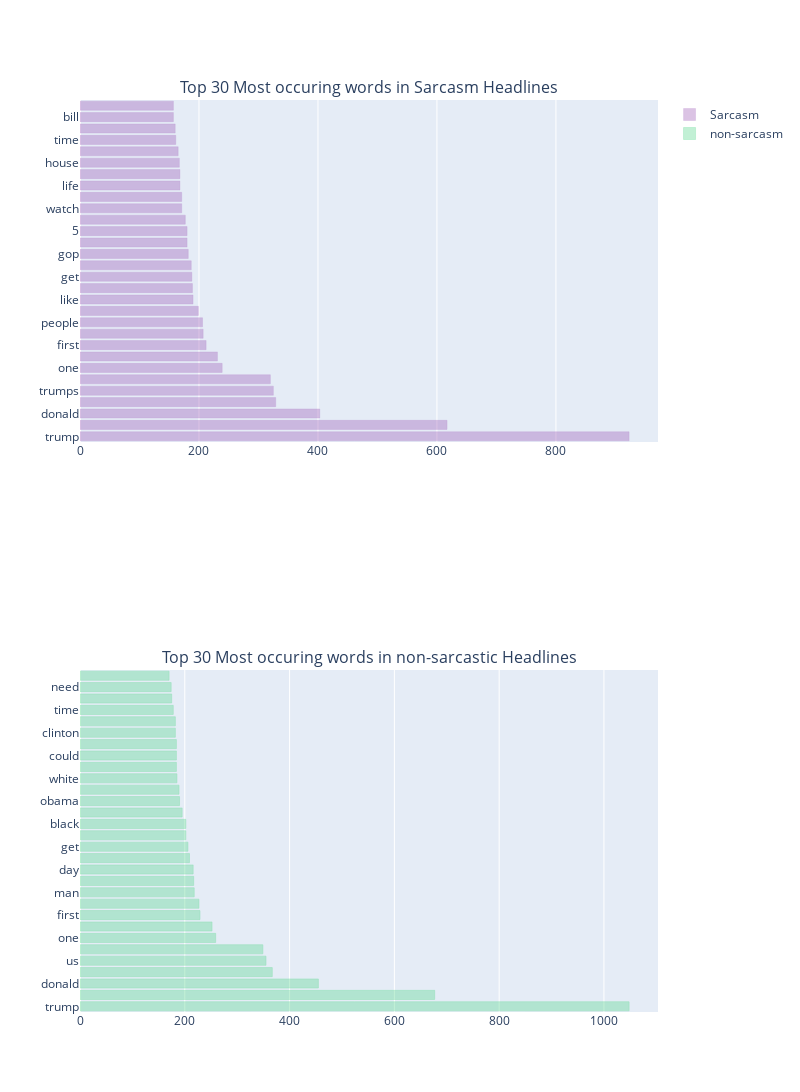

Notebook code for this chart:
### Code cell
#Plotting the top 30 Sarcasm Vs Acclaim
from plotly import tools
sar_tr  = go.Bar(
    x=sar_cnt_df_30['Freq'],
    y=sar_cnt_df_30['Words'],
    name='Sarcasm',
    marker=dict(
        color='rgba(155, 89, 182, 0.6)',
        line=dict(
            color='rgba(155, 89, 182, 1.0)',
            width=.3,
        )
    ),
    orientation='h',
    opacity=0.6
)

acc_tr  = go.Bar(
    x=acc_cnt_df_30['Freq'],
    y=acc_cnt_df_30['Words'],
    name='non-sarcasm',
    marker=dict(
        color='rgba(88, 214, 141, 0.6)',
        line=dict(
            color='rgba(88, 214, 141, 1.0)',
            width=.5,
        )
    ),
    orientation='h',
    opacity=0.6
)

fig = tools.make_subplots(rows=2, cols=1, subplot_titles=('Top 30 Most occuring words in Sarcasm Headlines',
                                                          'Top 30 Most occuring words in non-sarcastic Headlines'))

fig.append_trace(sar_tr, 1, 1)
fig.append_trace(acc_tr, 2, 1)


fig['layout'].update(height=1600, width=800)

iplot(fig, filename='sar_vs_n_sar')

### Figure 1 — Plotly figure (JSON) as saved in the notebook; plotly's stock layout.template omitted (floating-point values rounded to 4 significant figures)
{"data": [{"marker": {"color": "rgba(155, 89, 182, 0.6)", "line": {"color": "rgba(155, 89, 182, 1.0)", "width": 0.3}}, "name": "Sarcasm", "opacity": 0.6, "orientation": "h", "type": "bar", "x": [923, 617, 403, 329, 325, 320, 239, 231, 212, 207, 206, 199, 190, 189, 188, 187, 182, 180, 180, 177, 171, 171, 168, 168, 167, 165, 161, 160, 157, 157], "xaxis": "x", "y": ["trump", "new", "donald", "us", "trumps", "says", "one", "women", "first", "man", "people", "make", "like", "day", "get", "black", "gop", "obama", "5", "could", "watch", "world", "life", "white", "house", "clinton", "time", "need", "bill", "police"], "yaxis": "y"}, {"marker": {"color": "rgba(88, 214, 141, 0.6)", "line": {"color": "rgba(88, 214, 141, 1.0)", "width": 0.5}}, "name": "non-sarcasm", "opacity": 0.6, "orientation": "h", "type": "bar", "x": [1048, 677, 455, 367, 355, 349, 259, 252, 229, 227, 218, 217, 216, 209, 206, 202, 202, 195, 190, 189, 185, 184, 184, 184, 182, 182, 178, 175, 174, 170], "xaxis": "x2", "y": ["trump", "new", "donald", "trumps", "us", "says", "one", "women", "first", "people", "man", "make", "day", "like", "get", "gop", "black", "5", "obama", "world", "white", "life", "could", "watch", "clinton", "house", "time", "police", "need", "bill"], "yaxis": "y2"}], "layout": {"annotations": [{"font": {"size": 16}, "showarrow": false, "text": "Top 30 Most occuring words in Sarcasm Headlines", "x": 0.5, "xanchor": "center", "xref": "paper", "y": 1, "yanchor": "bottom", "yref": "paper"}, {"font": {"size": 16}, "showarrow": false, "text": "Top 30 Most occuring words in non-sarcastic Headlines", "x": 0.5, "xanchor": "center", "xref": "paper", "y": 0.375, "yanchor": "bottom", "yref": "paper"}], "height": 1600, "width": 800, "xaxis": {"anchor": "y", "domain": [0, 1]}, "xaxis2": {"anchor": "y2", "domain": [0, 1]}, "yaxis": {"anchor": "x", "domain": [0.625, 1]}, "yaxis2": {"anchor": "x2", "domain": [0, 0.375]}}}
